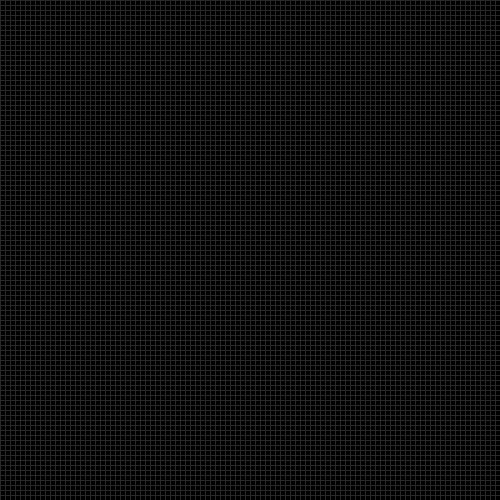
Frame 1 (no input)
Frame 60 (the mouse pressed at the canvas centre just before this capture): identical to frame 1, image omitted
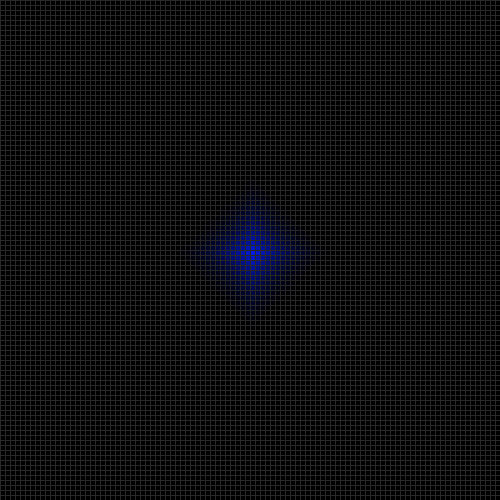
Frame 120 (the mouse held since frame 60 and released just before this capture)

The Processing sketch that drew these frames (run headless with seeded random() and noise(); from frame 60 on, the mouse is pressed at the canvas centre):

// Processing sketch: Lighting2D
// ── Lighting2D.pde
class Light {
  float r, g, b;
  int x;
  int y;
  float falloff=1.0/16.0;
  float mult=1.0/5.0;
  Light(int x, int y) {
    this.x=x;
    this.y=y;
    colorMode(HSB, 100);
    color col=color(random(100), 100, 100);
    colorMode(RGB, 255);
    r=red(col);
    g=green(col);
    b=blue(col);
  }
}
float[][]rcomps, gcomps, bcomps;
int gridw=100;
int gridh=100;
int cellw=500/gridw;
int cellh=500/gridh;
void settings() {
  size(gridw*cellw, gridh*cellh);
}
void setup() {
  lights=new ArrayList<Light>();
  //for(int i=0;i<gridw;i++){
  //  Light l=new Light(i,0);
  //  //l.r=l.g=l.b=1;
  //  lights.add(l);
  //}
  calcLights();
}
ArrayList<Light>lights;
void calcLights() {
  rcomps=new float[gridw][gridh];
  gcomps=new float[gridw][gridh];
  bcomps=new float[gridw][gridh];
  for (int x=0; x<gridw; x++) {
    for (int y=0; y<gridh; y++) {
      rcomps[x][y]=0;
      gcomps[x][y]=0;
      bcomps[x][y]=0;
    }
  }
  for (Light l : lights) {
    calcLight(l);
  }
}
ArrayList<PVector>walls=new ArrayList<PVector>();
void calcLight(Light l) {
  ArrayList<PVector>posses=new ArrayList<PVector>();
  posses.add(new PVector(l.x, l.y, 1.0));//z component is strength
  ArrayList<PVector>done=new ArrayList<PVector>();
  while (posses.size()>0) {
    PVector p=posses.get(0);
    posses.remove(0);
    if (!done.contains(p)&&!walls.contains(new PVector(p.x,p.y))) {
      done.add(p);
      if (p.z>0) {
        int ix=int(p.x);
        int iy=int(p.y);
        rcomps[ix][iy]+=l.r*p.z*l.mult;
        gcomps[ix][iy]+=l.g*p.z*l.mult;
        bcomps[ix][iy]+=l.b*p.z*l.mult;
        float s=p.z;
        if(ix>0)posses.add(new PVector(ix-1,iy,s-l.falloff));
        if(iy>0)posses.add(new PVector(ix,iy-1,s-l.falloff));
        if(ix<gridw-1)posses.add(new PVector(ix+1,iy,s-l.falloff));
        if(iy<gridh-1)posses.add(new PVector(ix,iy+1,s-l.falloff));
        
      }
    }
  }
}
void mousePressed() {
  if(mouseButton==RIGHT)return;
  lights.add(new Light(mouseX/cellw, mouseY/cellh));
  calcLights();
}
void mouseDragged(){
  if(mouseButton==LEFT)return;
  PVector p=new PVector(mouseX/cellw,mouseY/cellh);
  if(!walls.contains(p)){
    walls.add(p);
    calcLights();
  }
}
void draw() {
  background(0);
  for (int x=0; x<gridw; x++) {
    for (int y=0; y<gridh; y++) {
      fill(rcomps[x][y], gcomps[x][y], bcomps[x][y]);
      if(walls.contains(new PVector(x,y)))fill(0,255,0);
      stroke(40);
      rect(x*cellw, y*cellh, cellw, cellh);
    }
  }
}
